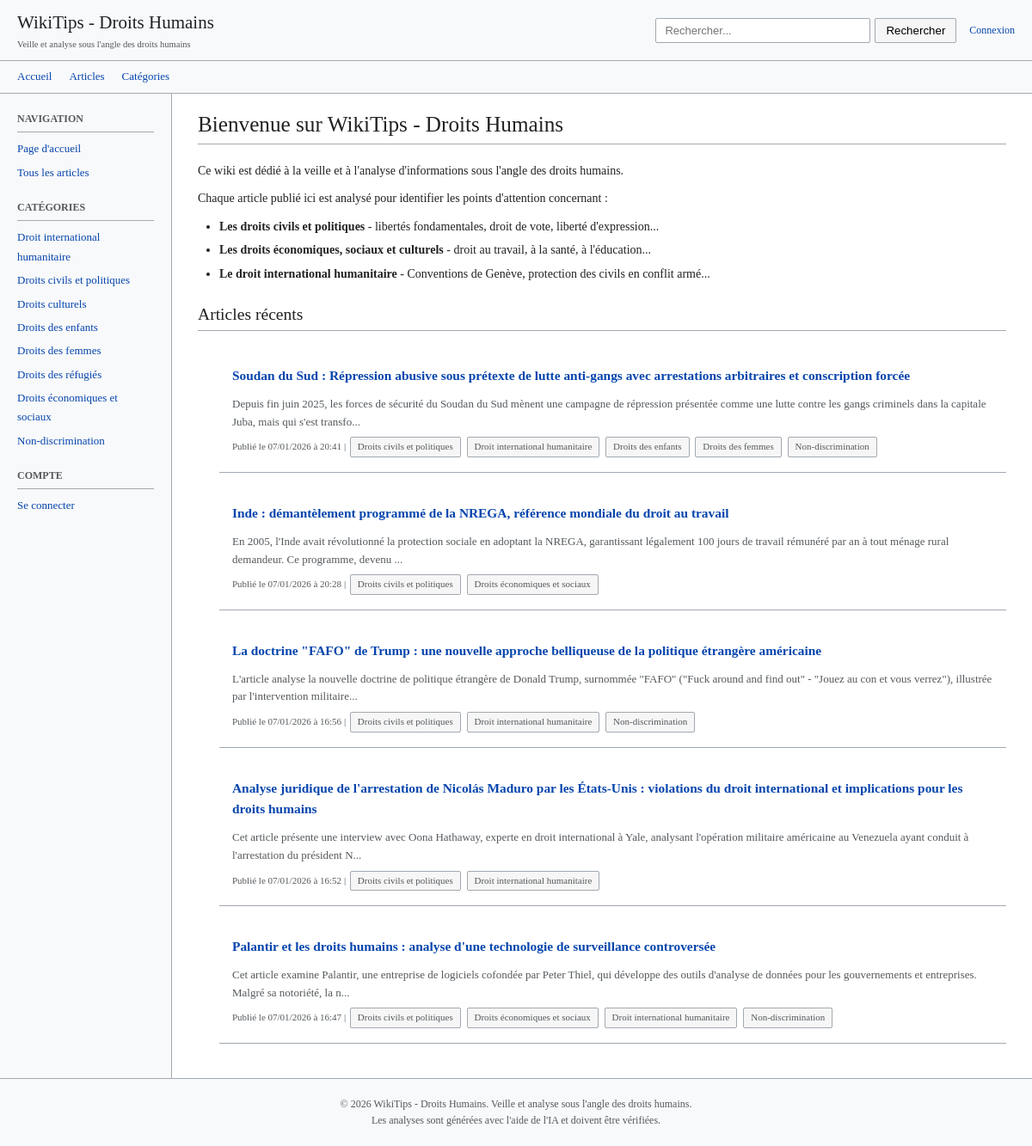
The page / on the database its author committed.
### tables this page shows
CREATE TABLE categories (
                id INTEGER PRIMARY KEY AUTOINCREMENT,
                name TEXT UNIQUE NOT NULL,
                slug TEXT UNIQUE NOT NULL,
                description TEXT
            );

CREATE TABLE pages (
                id INTEGER PRIMARY KEY AUTOINCREMENT,
                slug TEXT UNIQUE NOT NULL,
                title TEXT NOT NULL,
                content TEXT,
                updated_at DATETIME DEFAULT CURRENT_TIMESTAMP
            );

CREATE TABLE articles (
                id INTEGER PRIMARY KEY AUTOINCREMENT,
                title TEXT NOT NULL,
                slug TEXT UNIQUE NOT NULL,
                source_url TEXT,
                source_content TEXT,
                summary TEXT,
                main_points TEXT,
                human_rights_analysis TEXT,
                content TEXT,
                status TEXT DEFAULT 'draft',
                created_at DATETIME DEFAULT CURRENT_TIMESTAMP,
                updated_at DATETIME DEFAULT CURRENT_TIMESTAMP
            );

### config.php (called while the page is built, shortened)
<?php
function url(string $path = ''): string {
    $path = ltrim($path, '/');
    return BASE_PATH . '/' . $path;
}
spl_autoload_register(function ($class) {
    $file = __DIR__ . '/includes/' . $class . '.php';
});

### includes/Database.php (called while the page is built, shortened)
<?php
class Database {
    private static $instance = null;
    private $pdo;
    private function __construct() {
        $dbDir = dirname(DB_PATH);
        $this->pdo = new PDO('sqlite:' . DB_PATH);
        $this->pdo->setAttribute(PDO::ATTR_ERRMODE, PDO::ERRMODE_EXCEPTION);
        $this->pdo->setAttribute(PDO::ATTR_DEFAULT_FETCH_MODE, PDO::FETCH_ASSOC);
        $this->initTables();
    }
    public static function getInstance(): self {
        if (self::$instance === null) {
            self::$instance = new self();
        }
        return self::$instance;
    }
    public function getPdo(): PDO {
        return $this->pdo;
    }
    private function initTables(): void {
        $this->pdo->exec("
            CREATE TABLE IF NOT EXISTS articles (
                id INTEGER PRIMARY KEY AUTOINCREMENT,
                title TEXT NOT NULL,
                slug TEXT UNIQUE NOT NULL,
                source_url TEXT,
                source_content TEXT,
                summary TEXT,
                main_points TEXT,
                human_rights_analysis TEXT,
                content TEXT,
                status TEXT DEFAULT 'draft',
                created_at DATETIME DEFAULT CURRENT_TIMESTAMP,
                updated_at DATETIME DEFAULT CURRENT_TIMESTAMP
            )
        ");
        $this->pdo->exec("
            CREATE TABLE IF NOT EXISTS categories (
                id INTEGER PRIMARY KEY AUTOINCREMENT,
                name TEXT UNIQUE NOT NULL,
                slug TEXT UNIQUE NOT NULL,
                description TEXT
            )
        ");
        $this->pdo->exec("
            CREATE TABLE IF NOT EXISTS article_categories (
                article_id INTEGER,
                category_id INTEGER,
                PRIMARY KEY (article_id, category_id),
                FOREIGN KEY (article_id) REFERENCES articles(id) ON DELETE CASCADE,
                FOREIGN KEY (category_id) REFERENCES categories(id) ON DELETE CASCADE
            )
        ");
        $defaultCategories = [
            ['Droits civils et politiques', 'droits-civils-politiques', 'Libertés fondamentales, droit de vote, liberté d\'expression...'],
            ['Droits économiques et sociaux', 'droits-economiques-sociaux', 'Droit au travail, à la santé, à l\'éducation...'],
            ['Droits culturels', 'droits-culturels', 'Droit à la culture, aux pratiques culturelles...'],
            ['Droit international humanitaire', 'droit-humanitaire', 'Conventions de Genève, protection des civils...'],
            ['Droits des réfugiés', 'droits-refugies', 'Convention de 1951, protection internationale...'],
            ['Droits des enfants', 'droits-enfants', 'Convention des droits de l\'enfant...'],
            ['Droits des femmes', 'droits-femmes', 'CEDAW, égalité des genres...'],
            ['Non-discrimination', 'non-discrimination', 'Égalité, lutte contre les discriminations...']
        ];
        $stmt = $this->pdo->prepare("INSERT OR IGNORE INTO categories (name, slug, description) VALUES (?, ?, ?)");
        foreach ($defaultCategories as $cat) {
            $stmt->execute($cat);
        }
        $this->pdo->exec("
            CREATE TABLE IF NOT EXISTS users (
                id INTEGER PRIMARY KEY AUTOINCREMENT,
                username TEXT UNIQUE NOT NULL,
                email TEXT UNIQUE NOT NULL,
                password_hash TEXT NOT NULL,
                role TEXT DEFAULT 'editor',
                created_at DATETIME DEFAULT CURRENT_TIMESTAMP,
                last_login DATETIME
            )
        ");
        $stmt = $this->pdo->query("SELECT COUNT(*) FROM users");
        $this->pdo->exec("
            CREATE TABLE IF NOT EXISTS pages (
                id INTEGER PRIMARY KEY AUTOINCREMENT,
                slug TEXT UNIQUE NOT NULL,
                title TEXT NOT NULL,
                content TEXT,
                updated_at DATETIME DEFAULT CURRENT_TIMESTAMP
            )
        ");
        $stmt = $this->pdo->query("SELECT COUNT(*) FROM pages WHERE slug = 'home'");
    }
}

### includes/Page.php (called while the page is built, shortened)
<?php
class Page {
    private $db;
    public function __construct() {
        $this->db = Database::getInstance()->getPdo();
    }
    public function getBySlug(string $slug): ?array {
        $stmt = $this->db->prepare("SELECT * FROM pages WHERE slug = ?");
        $stmt->execute([$slug]);
        return $stmt->fetch() ?: null;
    }
}

### includes/Article.php (called while the page is built, shortened)
<?php
class Article {
    private $db;
    public function __construct() {
        $this->db = Database::getInstance()->getPdo();
    }
    public function getAll(string $status = null, int $limit = 50, int $offset = 0): array {
        $sql = "SELECT * FROM articles";
        if ($status) {
            $sql .= " WHERE status = :status";
        }
        $sql .= " ORDER BY created_at DESC LIMIT :limit OFFSET :offset";
        $stmt = $this->db->prepare($sql);
        $stmt->bindValue(':limit', $limit, PDO::PARAM_INT);
        $stmt->bindValue(':offset', $offset, PDO::PARAM_INT);
        if ($status) {
            $stmt->bindValue(':status', $status);
        }
        $stmt->execute();
        $articles = $stmt->fetchAll();
        foreach ($articles as &$article) {
            $article['categories'] = $this->getCategories($article['id']);
        }
        return $articles;
    }
    private function getCategories(int $articleId): array {
        $stmt = $this->db->prepare("
            SELECT c.* FROM categories c
            JOIN article_categories ac ON c.id = ac.category_id
            WHERE ac.article_id = ?
        ");
        $stmt->execute([$articleId]);
        return $stmt->fetchAll();
    }
}

### includes/Auth.php (called while the page is built, shortened)
<?php
class Auth {
    public function isLoggedIn(): bool {
        return isset($_SESSION['user_id']);
    }
}

### includes/Category.php (called while the page is built, shortened)
<?php
class Category {
    private $db;
    public function __construct() {
        $this->db = Database::getInstance()->getPdo();
    }
    public function getAll(): array {
        $stmt = $this->db->query("SELECT * FROM categories ORDER BY name");
        return $stmt->fetchAll();
    }
}

### index.php (the view, shortened to what this page needs)
<?php
require_once __DIR__ . '/config.php';
$pageModel = new Page();
$homePage = $pageModel->getBySlug('home');
$articleModel = new Article();
$recentArticles = $articleModel->getAll('published', 10);
$auth = new Auth();
$isLoggedIn = $auth->isLoggedIn();
?>
<div class="article-header">
    <h1><?= htmlspecialchars($homePage['title'] ?? 'Bienvenue') ?> sur <?= SITE_NAME ?></h1>
</div>
<div class="article-section">
    <?= $homePage['content'] ?? '' ?>
</div>
<div class="article-section">
    <h2>Articles récents</h2>
    <?php if (empty($recentArticles)): ?>
        <p>Aucun article publié pour le moment.</p>
        <?php if ($isLoggedIn): ?>
            <p><a href="<?= url('new.php') ?>" class="btn btn-primary">Créer votre premier article</a></p>
        <?php endif; ?>
    <?php else: ?>
        <ul class="article-list">
            <?php foreach ($recentArticles as $article): ?>
                <li class="article-list-item">
                    <h3><a href="<?= url('article.php?slug=' . htmlspecialchars($article['slug'])) ?>"><?= htmlspecialchars($article['title']) ?></a></h3>
                    <?php if ($article['summary']): ?>
                        <p class="summary"><?= htmlspecialchars(substr($article['summary'], 0, 200)) ?>...</p>
                    <?php endif; ?>
                    <div class="meta">
                        Publié le <?= date('d/m/Y à H:i', strtotime($article['created_at'])) ?>
                        <?php if (!empty($article['categories'])): ?>
                            |
                            <?php foreach ($article['categories'] as $cat): ?>
                                <span class="category-tag"><?= htmlspecialchars($cat['name']) ?></span>
                            <?php endforeach; ?>
                        <?php endif; ?>
                    </div>
                </li>
            <?php endforeach; ?>
        </ul>
    <?php endif; ?>
</div>
<?php
$content = ob_get_clean();
require __DIR__ . '/templates/layout.php';

### templates/layout.php (shortened to what this page needs)
<!DOCTYPE html>
<html lang="fr">
<head>
    <link rel="stylesheet" href="<?= url('assets/css/style.css') ?>">
</head>
<body>
    <?php
    $auth = new Auth();
    $isLoggedIn = $auth->isLoggedIn();
    $currentUser = $isLoggedIn ? $auth->getUser() : null;
    ?>
    <header class="wiki-header">
        <div class="wiki-header-inner">
            <a href="<?= url() ?>" class="wiki-logo">
                <div>
                    <h1><?= SITE_NAME ?></h1>
                    <div class="subtitle"><?= SITE_DESCRIPTION ?></div>
                </div>
            </a>
            <div style="display: flex; align-items: center; gap: 15px;">
                <form class="wiki-search" action="<?= url('search.php') ?>" method="get">
                    <input type="text" name="q" placeholder="Rechercher..." value="<?= htmlspecialchars($_GET['q'] ?? '') ?>">
                    <button type="submit">Rechercher</button>
                </form>
                <div class="user-menu">
                    <?php if ($isLoggedIn): ?>
                        <a href="<?= url('profile.php') ?>" style="font-size: 12px; color: #666;"><?= htmlspecialchars($currentUser['username']) ?></a>
                        <a href="<?= url('logout.php') ?>" style="font-size: 12px;">Déconnexion</a>
                    <?php else: ?>
                        <a href="<?= url('login.php') ?>" style="font-size: 12px;">Connexion</a>
                    <?php endif; ?>
                </div>
            </div>
        </div>
    </header>
    <nav class="wiki-nav">
        <a href="<?= url() ?>">Accueil</a>
        <a href="<?= url('articles.php') ?>">Articles</a>
        <a href="<?= url('categories.php') ?>">Catégories</a>
    </nav>
    <div class="wiki-container">
        <aside class="wiki-sidebar">
            <div class="sidebar-section">
                <h3>Navigation</h3>
                <ul>
                    <li><a href="<?= url() ?>">Page d'accueil</a></li>
                    <li><a href="<?= url('articles.php') ?>">Tous les articles</a></li>
                </ul>
            </div>
            <div class="sidebar-section">
                <h3>Catégories</h3>
                <ul>
                    <?php
                    $categoryModel = new Category();
                    $categories = $categoryModel->getAll();
                    foreach ($categories as $cat): ?>
                        <li><a href="<?= url('category.php?slug=' . htmlspecialchars($cat['slug'])) ?>"><?= htmlspecialchars($cat['name']) ?></a></li>
                    <?php endforeach; ?>
                </ul>
            </div>
            <?php if (!$isLoggedIn): ?>
            <div class="sidebar-section">
                <h3>Compte</h3>
                <ul>
                    <li><a href="<?= url('login.php') ?>">Se connecter</a></li>
                </ul>
            </div>
            <?php endif; ?>
        </aside>
        <main class="wiki-content">
            <?= $content ?? '' ?>
        </main>
    </div>
    <footer class="wiki-footer">
        <p>&copy; <?= date('Y') ?> <?= SITE_NAME ?>. Veille et analyse sous l'angle des droits humains.</p>
        <p>Les analyses sont générées avec l'aide de l'IA et doivent être vérifiées.</p>
    </footer>
</body>
</html>

### assets/css/style.css (style rules this page uses)
:root { --wiki-blue: #3366cc; --wiki-blue-dark: #2a4b8d; --wiki-link: #0645ad; --wiki-visited: #0b0080; --wiki-red: #ba0000; --wiki-border: #a2a9b1; --wiki-bg: #f6f6f6; --wiki-bg-light: #f8f9fa; --wiki-text: #202122; --wiki-text-light: #54595d; --content-width: 960px; --sidebar-width: 200px; }
* { box-sizing: border-box; margin: 0; padding: 0; }
body { font-family: 'Linux Libertine', 'Georgia', 'Times', serif; font-size: 14px; line-height: 1.6; color: var(--wiki-text); background: #fff; }
a { color: var(--wiki-link); text-decoration: none; }
.wiki-container { display: flex; max-width: 1400px; margin: 0 auto; }
.wiki-header { background: var(--wiki-bg-light); border-bottom: 1px solid var(--wiki-border); padding: 10px 20px; }
.wiki-header-inner { max-width: 1400px; margin: 0 auto; display: flex; align-items: center; justify-content: space-between; }
.wiki-logo { display: flex; align-items: center; gap: 15px; text-decoration: none; color: var(--wiki-text); }
.wiki-logo h1 { font-size: 1.5em; font-weight: normal; }
.wiki-logo .subtitle { font-size: 0.75em; color: var(--wiki-text-light); }
.wiki-search { display: flex; gap: 5px; }
.wiki-search input { padding: 6px 10px; border: 1px solid var(--wiki-border); border-radius: 2px; width: 250px; font-size: 13px; }
.wiki-search button { padding: 6px 12px; background: var(--wiki-bg); border: 1px solid var(--wiki-border); border-radius: 2px; cursor: pointer; }
.wiki-nav { display: flex; gap: 20px; padding: 8px 20px; background: var(--wiki-bg-light); border-bottom: 1px solid var(--wiki-border); font-size: 13px; }
.wiki-nav a { color: var(--wiki-link); }
.wiki-sidebar { width: var(--sidebar-width); padding: 20px; background: var(--wiki-bg-light); border-right: 1px solid var(--wiki-border); min-height: calc(100vh - 120px); }
.sidebar-section { margin-bottom: 20px; }
.sidebar-section h3 { font-size: 12px; font-weight: bold; color: var(--wiki-text-light); text-transform: uppercase; margin-bottom: 8px; padding-bottom: 5px; border-bottom: 1px solid var(--wiki-border); }
.sidebar-section ul { list-style: none; }
.sidebar-section li { margin: 5px 0; }
.sidebar-section a { font-size: 13px; }
.wiki-content { flex: 1; padding: 20px 30px; max-width: calc(100% - var(--sidebar-width)); }
.article-header { border-bottom: 1px solid var(--wiki-border); padding-bottom: 5px; margin-bottom: 20px; }
.article-header h1 { font-size: 1.8em; font-weight: normal; line-height: 1.3; }
.article-section { margin: 20px 0; }
.article-section h2 { font-size: 1.4em; font-weight: normal; border-bottom: 1px solid var(--wiki-border); padding-bottom: 3px; margin-bottom: 10px; }
.article-section h3 { font-size: 1.2em; font-weight: bold; margin: 15px 0 10px; }
.article-section p { margin: 10px 0; }
.article-section ul, .article-section ol { margin: 10px 0 10px 25px; }
.article-section li { margin: 5px 0; }
.category-tag { display: inline-block; background: var(--wiki-bg); border: 1px solid var(--wiki-border); padding: 2px 8px; margin: 2px; border-radius: 2px; }
.article-list { list-style: none; }
.article-list-item { padding: 15px; border-bottom: 1px solid var(--wiki-border); }
.article-list-item h3 { font-size: 1.1em; margin-bottom: 5px; }
.article-list-item .summary { font-size: 13px; color: var(--wiki-text-light); margin-bottom: 5px; }
.article-list-item .meta { font-size: 11px; color: var(--wiki-text-light); }
.wiki-footer { background: var(--wiki-bg-light); border-top: 1px solid var(--wiki-border); padding: 20px; text-align: center; font-size: 12px; color: var(--wiki-text-light); }

### rows shown on the page
categories: name "Droit international humanitaire"
categories: name "Droits civils et politiques"
categories: name "Droits culturels"
categories: name "Droits des enfants"
categories: name "Droits des femmes"
categories: name "Droits des réfugiés"
categories: name "Droits économiques et sociaux"
categories: name "Non-discrimination"
pages: title "Bienvenue", content "Ce wiki est dédié à la veille et à l'analyse d'informations sous l'angle des droits humains. Chaque article publié ici est analysé pour identifier les points d'attention concernant : Les droits civils et politiques - libertés fondamentales, droit de vote, liberté d'expression... Les droits économiques, sociaux et culturels - droit au travail, à la santé, à l'éducation... Le droit international humanitaire - Conventions de Genève, protection des civils en conflit armé..."
articles: title "Soudan du Sud : Répression abusive sous prétexte de lutte anti-gangs avec arrestations arbitraires et conscription forcée", summary "Depuis fin juin 2025, les forces de sécurité du Soudan du Sud mènent une campagne de répression présentée comme une lutte contre les gangs criminels dans la capitale Juba, mais qui s'est transfo", created_at "07/01/2026 à 20:41"
articles: title "Inde : démantèlement programmé de la NREGA, référence mondiale du droit au travail", summary "En 2005, l'Inde avait révolutionné la protection sociale en adoptant la NREGA, garantissant légalement 100 jours de travail rémunéré par an à tout ménage rural demandeur. Ce programme, devenu", created_at "07/01/2026 à 20:28"
articles: title "La doctrine \"FAFO\" de Trump : une nouvelle approche belliqueuse de la politique étrangère américaine", summary "L'article analyse la nouvelle doctrine de politique étrangère de Donald Trump, surnommée \"FAFO\" (\"Fuck around and find out\" - \"Jouez au con et vous verrez\"), illustrée par l'intervention militaire", created_at "07/01/2026 à 16:56"
articles: title "Analyse juridique de l'arrestation de Nicolás Maduro par les États-Unis : violations du droit international et implications pour les droits humains", summary "Cet article présente une interview avec Oona Hathaway, experte en droit international à Yale, analysant l'opération militaire américaine au Venezuela ayant conduit à l'arrestation du président N", created_at "07/01/2026 à 16:52"
articles: title "Palantir et les droits humains : analyse d'une technologie de surveillance controversée", summary "Cet article examine Palantir, une entreprise de logiciels cofondée par Peter Thiel, qui développe des outils d'analyse de données pour les gouvernements et entreprises. Malgré sa notoriété, la n", created_at "07/01/2026 à 16:47"

### other values the page prints
SITE_NAME "WikiTips - Droits Humains"
SITE_DESCRIPTION "Veille et analyse sous l'angle des droits humains"
